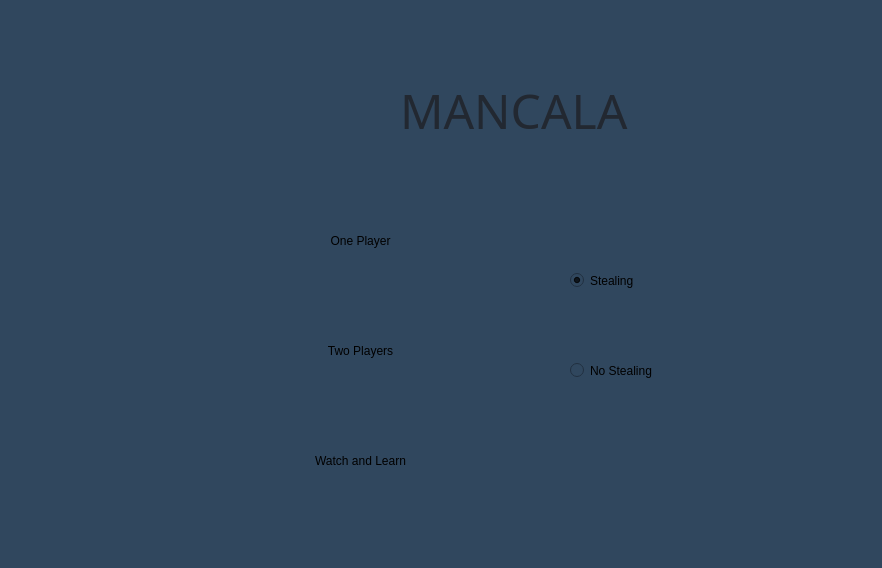
<?xml version="1.0" encoding="UTF-8"?>
<ui version="4.0">
 <class>Start_Window</class>
 <widget class="QMainWindow" name="Start_Window">
  <property name="geometry">
   <rect>
    <x>0</x>
    <y>0</y>
    <width>882</width>
    <height>568</height>
   </rect>
  </property>
  <property name="maximumSize">
   <size>
    <width>882</width>
    <height>568</height>
   </size>
  </property>
  <property name="cursor">
   <cursorShape>PointingHandCursor</cursorShape>
  </property>
  <property name="windowTitle">
   <string>Mancala</string>
  </property>
  <property name="windowIcon">
   <iconset>
    <normaloff>Mancala-fun-entertainment-game-512.png</normaloff>Mancala-fun-entertainment-game-512.png</iconset>
  </property>
  <property name="styleSheet">
   <string notr="true">background:#30475e	;
border-radius:12px;</string>
  </property>
  <widget class="QWidget" name="centralwidget">
   <widget class="QLabel" name="lbl_title">
    <property name="geometry">
     <rect>
      <x>400</x>
      <y>60</y>
      <width>321</width>
      <height>101</height>
     </rect>
    </property>
    <property name="font">
     <font>
      <family>Neo Tech Alt</family>
      <pointsize>36</pointsize>
      <weight>50</weight>
      <italic>false</italic>
      <bold>false</bold>
      <strikeout>false</strikeout>
     </font>
    </property>
    <property name="styleSheet">
     <string notr="true">color:#222831;
</string>
    </property>
    <property name="text">
     <string>MANCALA</string>
    </property>
   </widget>
   <widget class="QPushButton" name="btn_one">
    <property name="geometry">
     <rect>
      <x>220</x>
      <y>200</y>
      <width>281</width>
      <height>81</height>
     </rect>
    </property>
    <property name="styleSheet">
     <string notr="true">font: 20pt \&quot;MV Boli\&quot;;
background:#f5e6ca;
color:#222831;
border-radius:12px;</string>
    </property>
    <property name="text">
     <string>One Player</string>
    </property>
   </widget>
   <widget class="QPushButton" name="btn_two">
    <property name="geometry">
     <rect>
      <x>220</x>
      <y>310</y>
      <width>281</width>
      <height>81</height>
     </rect>
    </property>
    <property name="styleSheet">
     <string notr="true">font: 20pt \&quot;MV Boli\&quot;;
background:#f5e6ca;
color:#222831;
border-radius:12px;</string>
    </property>
    <property name="text">
     <string>Two Players</string>
    </property>
   </widget>
   <widget class="QPushButton" name="btn_zero">
    <property name="geometry">
     <rect>
      <x>220</x>
      <y>420</y>
      <width>281</width>
      <height>81</height>
     </rect>
    </property>
    <property name="styleSheet">
     <string notr="true">font: 20pt \&quot;MV Boli\&quot;;
background:#f5e6ca;
color:#222831;
border-radius:12px;</string>
    </property>
    <property name="text">
     <string>Watch and Learn</string>
    </property>
   </widget>
   <widget class="QLabel" name="label">
    <property name="geometry">
     <rect>
      <x>180</x>
      <y>-10</y>
      <width>301</width>
      <height>241</height>
     </rect>
    </property>
    <property name="text">
     <string>&lt;html&gt;&lt;head/&gt;&lt;body&gt;&lt;p&gt;&lt;img src=&quot;:/newPrefix/3312354-200.png&quot;/&gt;&lt;/p&gt;&lt;/body&gt;&lt;/html&gt;</string>
    </property>
   </widget>
   <widget class="QRadioButton" name="radioButton_stealing">
    <property name="geometry">
     <rect>
      <x>570</x>
      <y>250</y>
      <width>171</width>
      <height>61</height>
     </rect>
    </property>
    <property name="styleSheet">
     <string notr="true">font: 20pt \&quot;MV Boli\&quot;;
color:#222831;
border-radius:12px;</string>
    </property>
    <property name="text">
     <string>Stealing</string>
    </property>
    <property name="checked">
     <bool>true</bool>
    </property>
   </widget>
   <widget class="QRadioButton" name="radioButton_no_stealing">
    <property name="geometry">
     <rect>
      <x>570</x>
      <y>340</y>
      <width>211</width>
      <height>61</height>
     </rect>
    </property>
    <property name="styleSheet">
     <string notr="true">font: 20pt \&quot;MV Boli\&quot;;
color:#222831;
border-radius:12px;</string>
    </property>
    <property name="text">
     <string>No Stealing</string>
    </property>
   </widget>
   <zorder>label</zorder>
   <zorder>lbl_title</zorder>
   <zorder>btn_one</zorder>
   <zorder>btn_two</zorder>
   <zorder>btn_zero</zorder>
   <zorder>radioButton_stealing</zorder>
   <zorder>radioButton_no_stealing</zorder>
  </widget>
  <widget class="QMenuBar" name="menubar">
   <property name="geometry">
    <rect>
     <x>0</x>
     <y>0</y>
     <width>882</width>
     <height>26</height>
    </rect>
   </property>
  </widget>
  <widget class="QStatusBar" name="statusbar"/>
 </widget>
 <resources>
  <include location="2.qrc"/>
 </resources>
 <connections/>
</ui>
